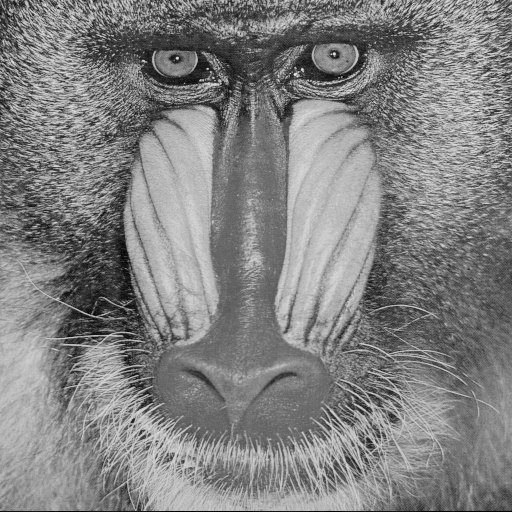
#> input picture exercises/01/mandrill.png, 512 x 512 px
$ python blatt01_4.py
#> lines starting #> are read from the running program, lines starting #| are printed output that depends on the picture; after the words box and inside, x2 and y2 are one past the last pixel; in counts of white or black regions, pixels touching at a corner belong together
# -*- coding: utf-8 -*-
"""
@author: Merle Hoffmann (7031673),
         Abdulssatar Khateb (6976879),
         Felix Swimmer (7162123)


Aufgabe 4 — Fortgeschrittene Bearbeitung von Bildern

In dieser Aufgabe sollen weitere Manipulationen an einem Beispielbild erprobt
werden. Schreibt dazu wieder ein Python-Skript, das alle Schritte eurer
Manipulationen beinhaltet. Im Rahmen dieser Aufgabe ist nur die Nutzung von
NumPy, Matplotlib sowie skimage.io.imread zum Laden eines Bildes erlaubt.
"""

import numpy as np
import matplotlib.pyplot as plt
from skimage.io import imread


"""
1. Erstellt ein neues Bild basierend auf drei Variationen des Bildes
   mandrill.png aus dem Moodle sowie dem Originalbild.

a) Ladet dazu zunächst erneut das Bildmandrill.pngaus dem Moodle in Python.
"""
mandrill = imread('./mandrill.png')
#> mandrill is the input picture: shape (512, 512); min 0, max 232, mean 129.5


"""
b) Spiegelt das Bild an der vertikalen Achse (linke und rechte Seite tasuchen)
   und speichert das Ergebnis in eine neue Variable als erste Variation.
"""
top_right = np.fliplr(mandrill)
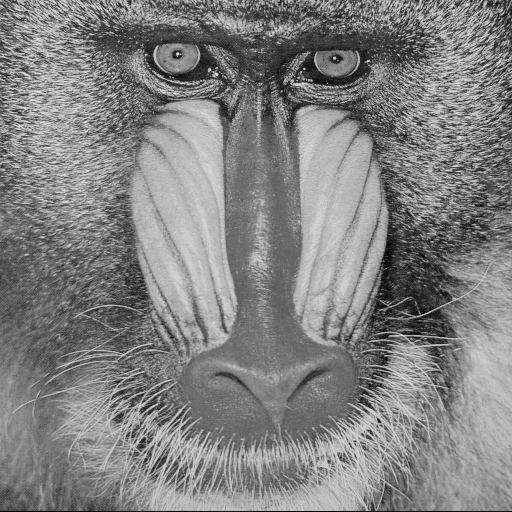
#> top_right: shape (512, 512); min 0, max 232, mean 129.5


"""
c) Spiegelt das Originalbild (mandrill.png) nun an der horizontalen Achse und
   speichert das Ergebnis erneut in einer neuen Variable. Dies ist die ist die
   zweite Variation.
"""
bottom_left = np.flipud(mandrill)
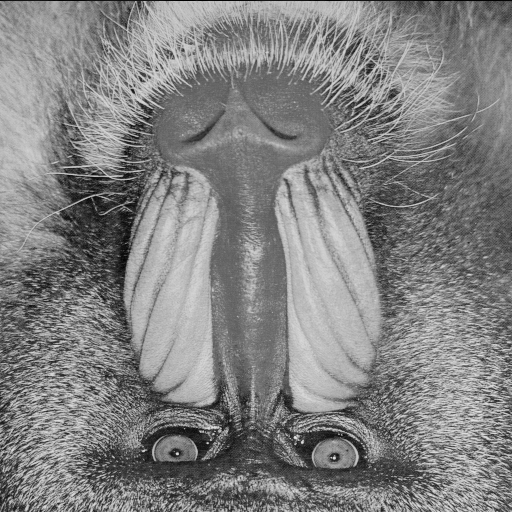
#> bottom_left: shape (512, 512); min 0, max 232, mean 129.5


"""
d) Führt jetzt beide Spiegelungen nacheinander auf dem Originalbild aus,
   speichert das Ergebniswiederum in einem neuen Bild als dritte Variation.
"""
bottom_right = np.flipud(top_right)   # top_right beinhaltet die 1. Spiegelung
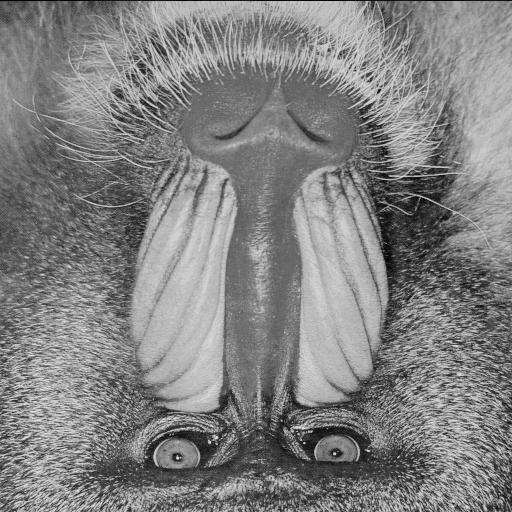
#> bottom_right: shape (512, 512); min 0, max 232, mean 129.5


"""
e) Erzeugt nun ein neues Bild, das doppelt so hoch und breit ist wie das
   Bild mandrill.png. Setzt in jeden Quadranten des neuen Bildes eine der vier
   Versionen des Bildes ein. Oben links soll das Origianlbild zu sehen sein,
   rechts daneben das an der vertikalen Achse gespiegelte Bild, links unten
   das an der horizontalen Achse gespiegelte Bild und rechts unten das
   an beiden Achsen gespiegelte Bild. Das Ergebnis sollte etwa wie in
   Abbildung 1b aussehen.Tipp: Zum Erzeugen von Arrays bzw. Bildern gibt es
   in NumPy mehrere Funktionen neben np.array.
"""
mandrill_big = np.block([[mandrill, top_right],
                         [bottom_left, bottom_right]])
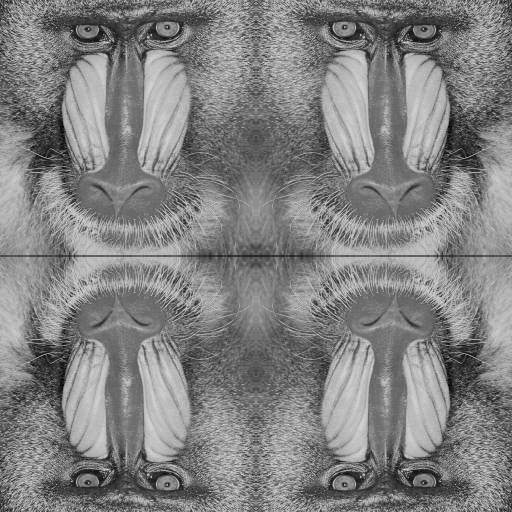
#> mandrill_big: shape (1024, 1024) (shown at 1/2 size); min 0, max 232, mean 129.5
plt.imshow(mandrill_big, cmap = 'gray')


"""
2. Erzeugt nun ein Negativ des Originalbilds (mandrill.png). In einem Negativ
   sind alle Helligkeitswerte umgedreht. D.h. schwarz wird zu weiß, weiß wird
   zu schwarz und alle Werte dazwischenwerden ebenso gedreht. Lasst euch das
   Bild zur Kontrolle anzeigen.
"""
mandrill_inverted = np.invert(mandrill)
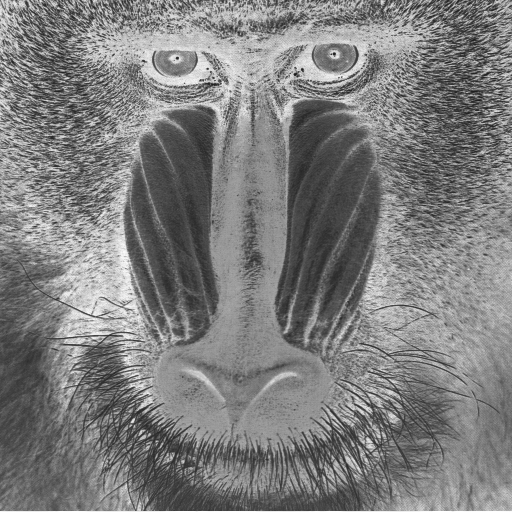
#> mandrill_inverted: shape (512, 512); min 23, max 255, mean 125.5
#plt.imshow(mandrill_inverted, cmap = 'gray')


"""
3. Schneidet erneut die Nasenspitze des Mandrills wie in Abbildung 1a
   dargestellt als neues Bild aus. Ändert nun in dem neu erzeugten Ausschnitt
   ein Pixel und findet heraus, ob diese Änderung auch im Originalbild
   durchgeführt wird.
"""
mandrill_nose = mandrill[325:450, 150:340]
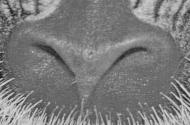
#> mandrill_nose: shape (125, 190); min 27, max 213, mean 122.7
mandrill_nose[60,90] = 0       # Färbt den Pixel an (60,90) schwarz
#> mandrill_nose: shape (125, 190); under 0.01% of pixels changed, all inside (x1, y1, x2, y2) = (90, 60, 91, 61)
#plt.imshow(mandrill_nose, cmap = 'gray')    # Der Pixel ist zu sehen
#plt.imshow(mandrill, cmap = 'gray')     # Im Originalbild ebenfalls (zoomen)


"""
4. Erstellt euch nun eine Maske für den Bereich der Nasenspitze des Mandrills.

a) Erzeugt dazu zunächst ein neues Bild, das nur aus Nullen besteht, und die
   gleiche Größe wie das Originalbild hat. Dieses Bild wird eure Maske.
"""
mask = np.zeros_like(mandrill)  # erzeugt ein schwarzes Bild


"""
b) Setzt nun in der Maske alle Pixel, die in dem Bereich liegen, der die
   Nasenspitze beinhaltet, auf 1.
"""
mask[325:450, 150:340] = 1


"""
c) Verrechnet anschließend Maske und Originalbild, sodass der Bereich
   außerhalb der Nasenspitze schwarz ist und nur im Bereich der Nasenspitze
   das eigentliche Bild zu sehen ist. Das Ergebnis sollte etwa wie in
   Abbildung 1c aussehen.
"""
mask = mask * mandrill  # Der schwarze Bereich bleibt schwarz, denn 0 * x = 0
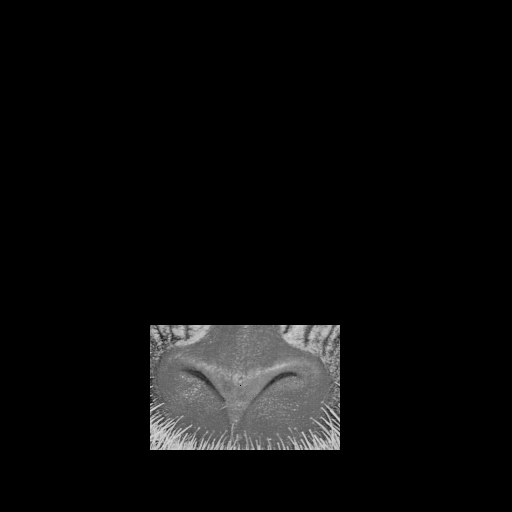
#> mask: shape (512, 512); min 0, max 213, mean 11.1
                        # und der weiße Bereich wird zum Bild, denn 1 * x = x
#plt.imshow(mask, cmap = 'gray')
